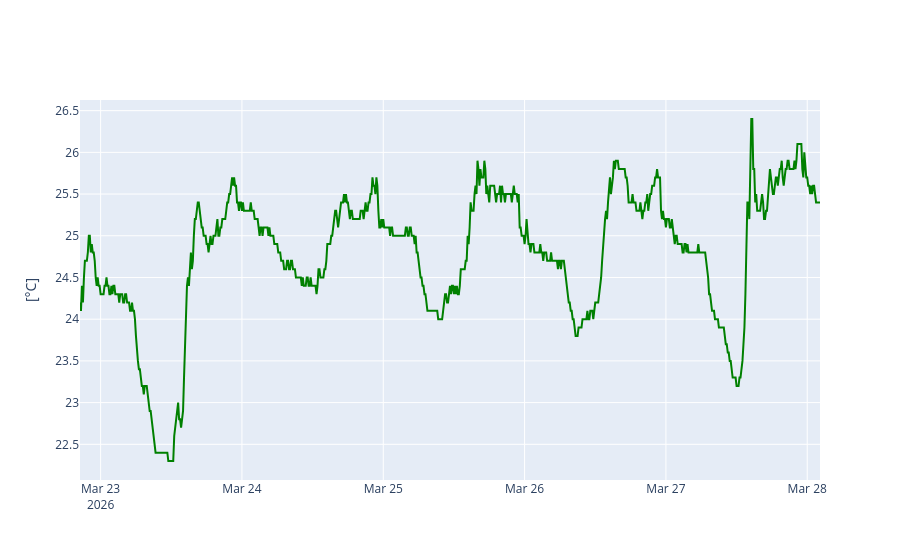

Notebook source saved alongside this figure:
### Markdown cell above
# Temperatura

### Code cell
figT=go.Figure()
figT.add_trace(go.Scatter(x=temperatura['Tiempo_datetime'], y=temperatura['Temperatura atmosferica'], name='Medición', line=dict(color='green',width=2)))
figT.update_layout(xaxis_title=" ", yaxis_title="[°C]")
figT.show()

### Figure 1 — Plotly figure (JSON) as saved in the notebook; plotly's stock layout.template omitted (floating-point values rounded to 4 significant figures; data arrays with more than 128 entries replaced by an {"elided": "..."} marker saying what was removed)
{"data": [{"line": {"color": "green", "width": 2}, "name": "Medición", "type": "scatter", "x": {"elided": "755 str values"}, "y": {"elided": "755 float values"}}], "layout": {"xaxis": {"title": {"text": " "}}, "yaxis": {"title": {"text": "[°C]"}}}}
